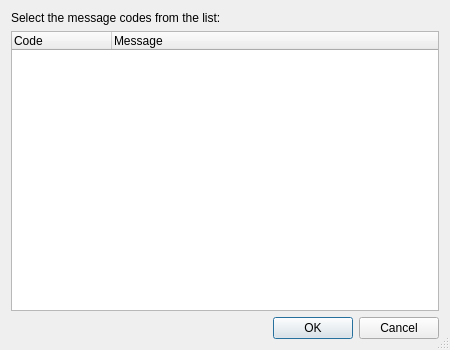
<?xml version="1.0" encoding="UTF-8"?>
<ui version="4.0">
 <class>Pep8CodeSelectionDialog</class>
 <widget class="QDialog" name="Pep8CodeSelectionDialog">
  <property name="geometry">
   <rect>
    <x>0</x>
    <y>0</y>
    <width>450</width>
    <height>350</height>
   </rect>
  </property>
  <property name="windowTitle">
   <string>Code Style Message Codes</string>
  </property>
  <property name="sizeGripEnabled">
   <bool>true</bool>
  </property>
  <layout class="QVBoxLayout" name="verticalLayout">
   <item>
    <widget class="QLabel" name="label">
     <property name="text">
      <string>Select the message codes from the list:</string>
     </property>
    </widget>
   </item>
   <item>
    <widget class="QTreeWidget" name="codeTable">
     <property name="toolTip">
      <string>Select the message codes from this table</string>
     </property>
     <property name="editTriggers">
      <set>QAbstractItemView::NoEditTriggers</set>
     </property>
     <property name="alternatingRowColors">
      <bool>true</bool>
     </property>
     <property name="selectionMode">
      <enum>QAbstractItemView::ExtendedSelection</enum>
     </property>
     <property name="selectionBehavior">
      <enum>QAbstractItemView::SelectRows</enum>
     </property>
     <property name="rootIsDecorated">
      <bool>false</bool>
     </property>
     <property name="allColumnsShowFocus">
      <bool>true</bool>
     </property>
     <property name="wordWrap">
      <bool>true</bool>
     </property>
     <column>
      <property name="text">
       <string>Code</string>
      </property>
     </column>
     <column>
      <property name="text">
       <string>Message</string>
      </property>
     </column>
    </widget>
   </item>
   <item>
    <widget class="QDialogButtonBox" name="buttonBox">
     <property name="orientation">
      <enum>Qt::Horizontal</enum>
     </property>
     <property name="standardButtons">
      <set>QDialogButtonBox::Cancel|QDialogButtonBox::Ok</set>
     </property>
    </widget>
   </item>
  </layout>
 </widget>
 <tabstops>
  <tabstop>codeTable</tabstop>
  <tabstop>buttonBox</tabstop>
 </tabstops>
 <resources/>
 <connections>
  <connection>
   <sender>buttonBox</sender>
   <signal>accepted()</signal>
   <receiver>Pep8CodeSelectionDialog</receiver>
   <slot>accept()</slot>
   <hints>
    <hint type="sourcelabel">
     <x>227</x>
     <y>279</y>
    </hint>
    <hint type="destinationlabel">
     <x>157</x>
     <y>274</y>
    </hint>
   </hints>
  </connection>
  <connection>
   <sender>buttonBox</sender>
   <signal>rejected()</signal>
   <receiver>Pep8CodeSelectionDialog</receiver>
   <slot>reject()</slot>
   <hints>
    <hint type="sourcelabel">
     <x>295</x>
     <y>285</y>
    </hint>
    <hint type="destinationlabel">
     <x>286</x>
     <y>274</y>
    </hint>
   </hints>
  </connection>
 </connections>
</ui>
